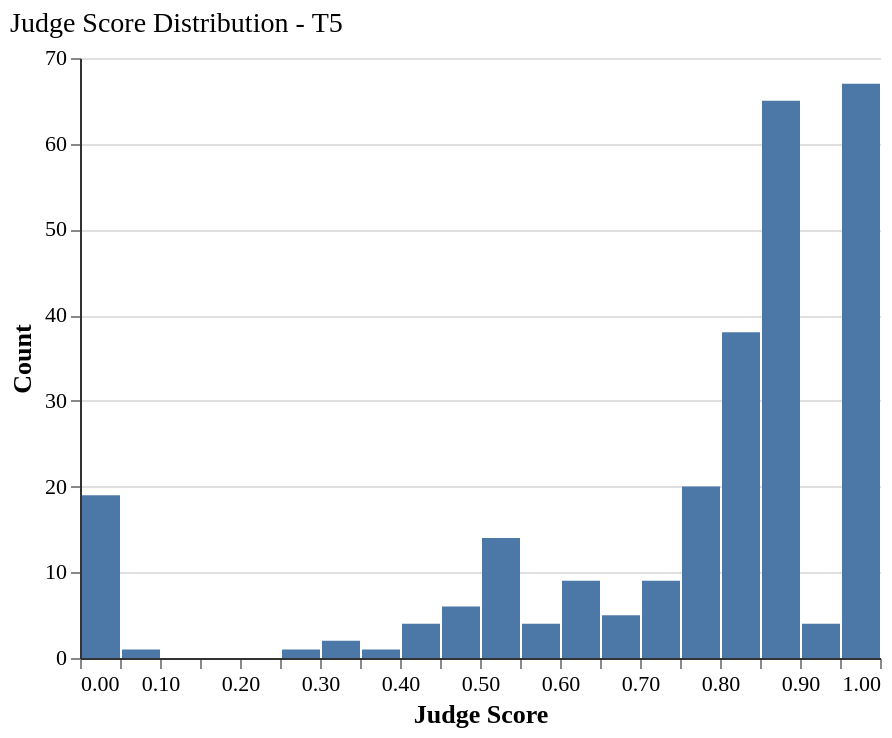

Specify this chart in Vega-Lite:
### Vega-Lite specification from a JSON file in a GitHub repository (floating-point values rounded to 4 significant figures; data arrays with more than 128 entries replaced by an {"elided": "..."} marker saying what was removed)
{"config": {"font": "serif", "axis": {"labelFontSize": 11, "titleFontSize": 13, "gridColor": "#e0e0e0", "domainColor": "#333333"}, "legend": {"labelFontSize": 11, "titleFontSize": 12}, "title": {"fontSize": 14, "anchor": "start", "fontWeight": "normal"}, "view": {"stroke": null, "continuousWidth": 400, "continuousHeight": 300}, "mark": {"tooltip": true}}, "data": {"name": "data-e4447ec70817b95ae76eab4b0558baf3"}, "mark": {"type": "bar"}, "encoding": {"x": {"bin": {"step": 0.05}, "field": "judge_score", "title": "Judge Score", "type": "quantitative"}, "y": {"aggregate": "count", "title": "Count", "type": "quantitative"}}, "height": 300, "title": "Judge Score Distribution - T5", "width": 400, "$schema": "https://vega.github.io/schema/vega-lite/v6.1.0.json", "datasets": {"data-e4447ec70817b95ae76eab4b0558baf3": {"elided": "269 records"}}}
